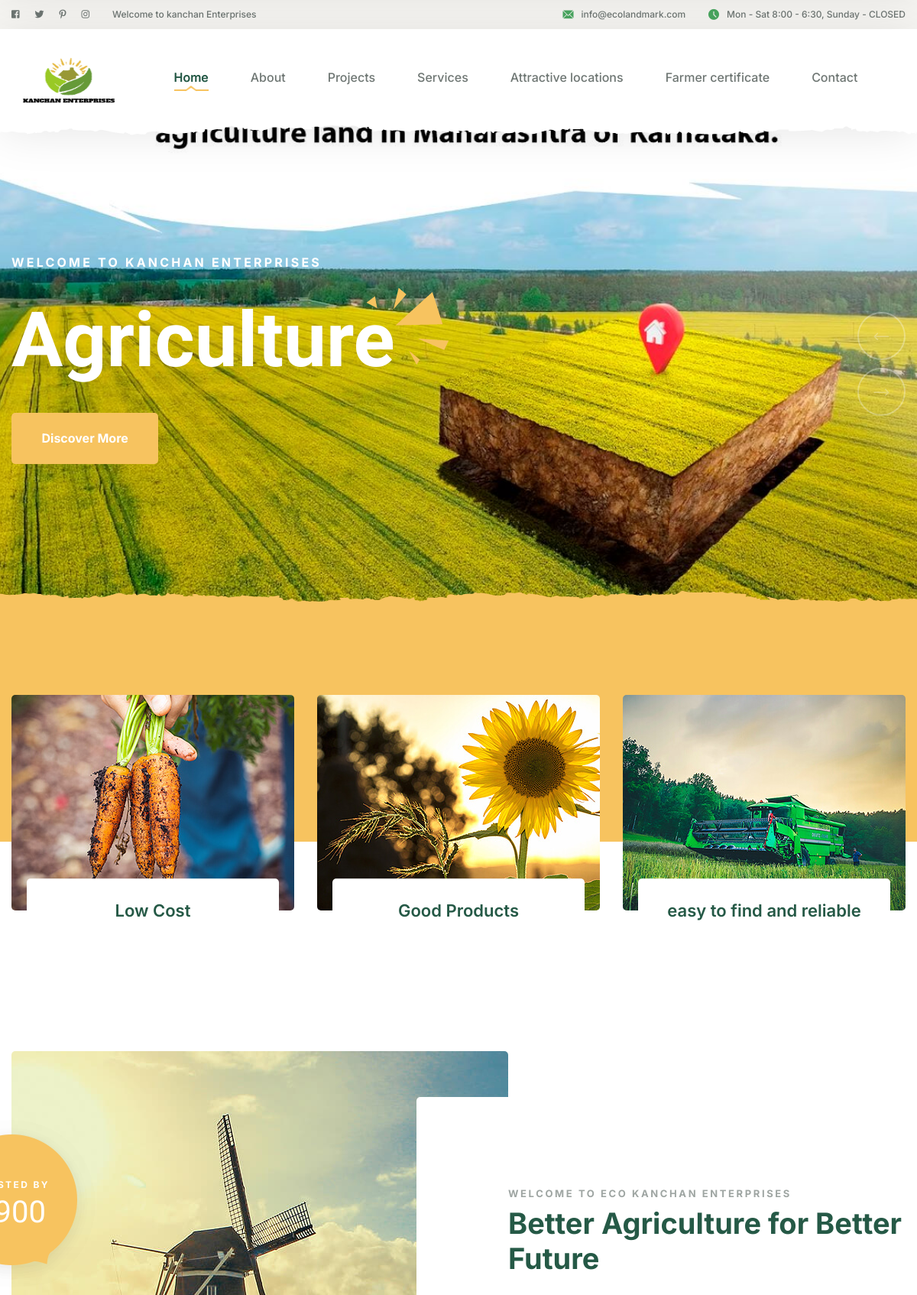
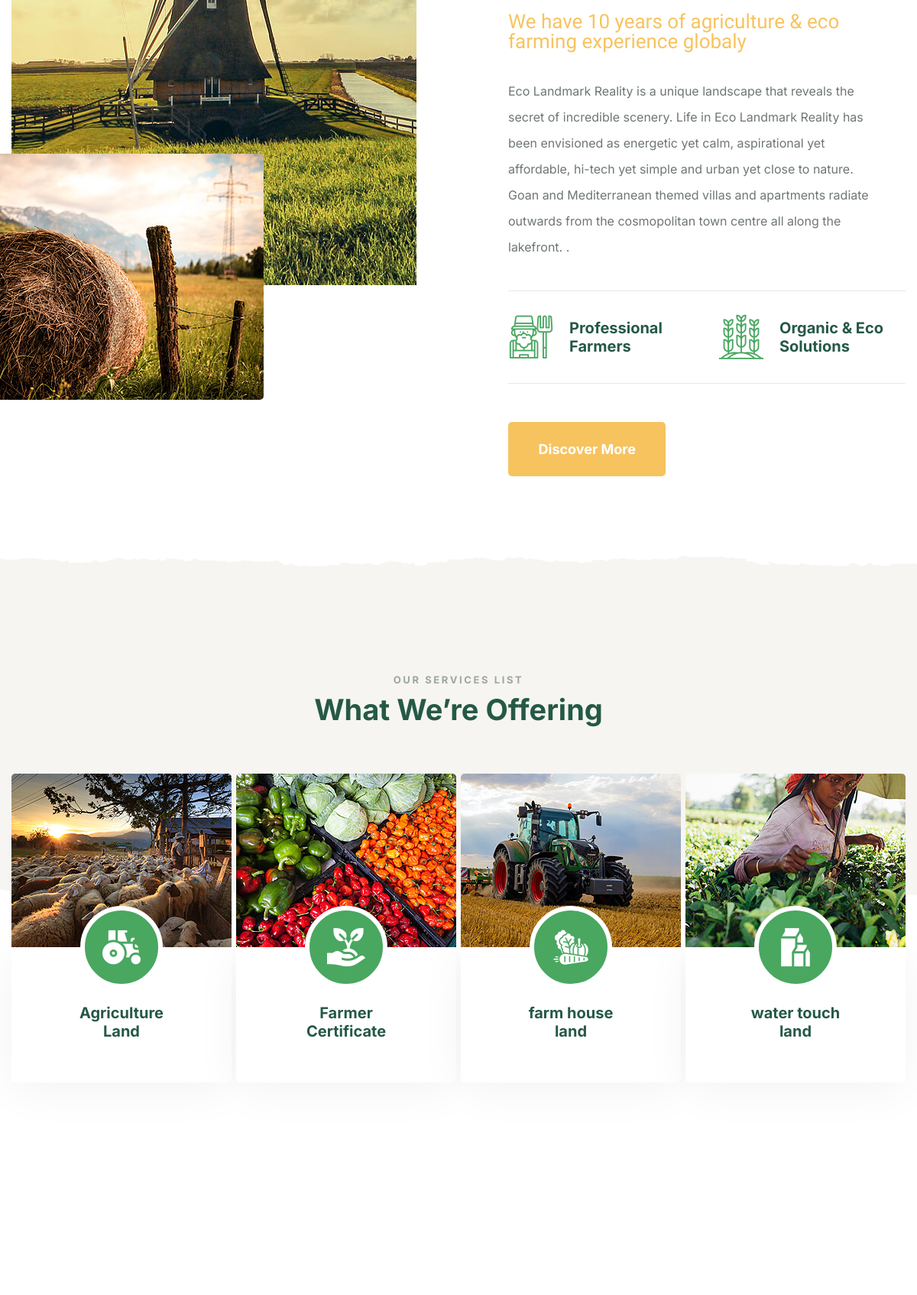
The page / (upper part) on the database its author committed (2 pictures, top to bottom).
### enterpriseapp/models.py (models this page shows)
class Home(models.Model):
	id = models.AutoField(primary_key=True)
	title = models.CharField(max_length=255,blank=True,null=True)
	logo = models.ImageField(upload_to="images", blank=True, null=True)
	about = models.TextField()
	meta_discription = models.TextField()
	copyright = HTMLField()
	def __str__(self):
		return self.title

class Slider(models.Model):
	id = models.AutoField(primary_key=True)
	smalltitle = models.CharField(max_length=255, blank=False, null=True)
	bigtitle = models.CharField(max_length=255, blank=False, null=True)
	image = models.ImageField(upload_to='images',blank=True,null=True)
	imagealt = models.CharField(max_length=255,blank=True,null=True)
	discription = models.CharField(max_length=1000, blank=False, null=True)
	link = models.CharField(max_length=254, blank=False, null=True)

class Homeserviceshow(models.Model):
	id = models.AutoField(primary_key=True)
	title = models.CharField(max_length=150, blank=False, null=False)
	image = models.ImageField(upload_to='images',blank=True,null=True)
	icon =  models.CharField(max_length=150, blank=False, null=False)
	link = 	models.CharField(max_length=150, blank=False, null=False)

### enterpriseapp/views.py (the view, shortened to what this page needs)
# urls.py: path('', views.Homepage, name='home'),
def Homepage(request):
        home = Home.objects.all()
        sliders = Slider.objects.all()
        Projects = Project_publisher.objects.all()
        services = Service_publisher.objects.all()
        homeservice = Homeserviceshow.objects.all()[:4]
        context = {'home':home, 'sliders':sliders, 'Projects':Projects, 'services':services, 'homeservice':homeservice}
        print(context)
        return render(request, 'frontend/index.html', context)

### enterpriseapp/context_processors.py (called while the page is built)
def header_footer_context(request):
    return {'header_footer_data': header_footer_data()}

### enterpriseapp/models.py (called while the page is built)
	def __str__(self):
		return self.title

	def __str__(self):
			return self.title

### enterpriseapp/views.py (called while the page is built)
def header_footer_data():
    post = Post.objects.select_related('category_id').select_related('author').all().order_by('created_on')[:4]
    print(post)
    home = Home.objects.first()
    service = Service_publisher.objects.all()[:8]
    return {
        'home': home,
        'service':service,
        'post':post,
    }

### templates/frontend/index.html (shortened to what this page needs)
{% extends 'base.html' %}
{%load static%}
{% block body%}
        <section class="main-slider">
            <div class="swiper-container thm-swiper__slider" data-swiper-options='{
        "slidesPerView": 1,
        "loop": true,
        "effect": "fade",
        "autoplay": {
            "delay": 5000
        },
        "navigation": {
            "nextEl": "#main-slider__swiper-button-next",
            "prevEl": "#main-slider__swiper-button-prev"
        }
    }'>
                <div class="swiper-wrapper">
                    {% for allslider in sliders%}
                    <div class="swiper-slide">
                        <div class="image-layer" style="background-image: url({{allslider.image.url}});">
                        </div>
                        <div class="container">
                            <div class="row">
                                <div class="col-xl-7 col-lg-7">
                                    <span class="tagline">{{allslider.smalltitle}}</span>
                                    <h2><span>{{allslider.bigtitle}}</span> <br>
                                    </h2>
                                    <a href="{{allslider.url}}" class=" thm-btn">Discover More</a>
                                </div>
                            </div>
                        </div>
                    </div>
{%endfor%}
                <div class="main-slider__nav">
                    <div class="swiper-button-prev" id="main-slider__swiper-button-next"><i class="agrikon-icon-left-arrow"></i>
                    </div>
                    <div class="swiper-button-next" id="main-slider__swiper-button-prev"><i class="agrikon-icon-right-arrow"></i></div>
                </div>
            </div>
        </section>
        <section class="service-one">
            <div class="container">
                <div class="row">
                    <div class="col-md-12 col-lg-4 wow fadeInUp" data-wow-duration="1500ms">
                        <div class="service-one__box">
                            <img src="{%static 'assets/images/services/service-1-1.jpg'%}" alt="">
                            <div class="service-one__box-content">
                                <h3>Low Cost</h3>
                            </div>
                        </div>
                    </div>
                    <div class="col-md-12 col-lg-4 wow fadeInUp" data-wow-duration="1500ms">
                        <div class="service-one__box">
                            <img src="{%static 'assets/images/services/service-1-2.jpg'%}" alt="">
                            <div class="service-one__box-content">
                                <h3>Good Products</h3>
                            </div>
                        </div>
                    </div>
                    <div class="col-md-12 col-lg-4 wow fadeInUp" data-wow-duration="1500ms">
                        <div class="service-one__box">
                            <img src="{%static 'assets/images/services/service-1-3.jpg'%}" alt="">
                            <div class="service-one__box-content">
                                <h3>easy to find and reliable</h3>
                            </div>
                        </div>
                    </div>
                </div>
            </div>
        </section>
        <section class="about-one">
            <div class="container">
                <div class="row">
                    <div class="col-lg-5">
                        <div class="about-one__images">
                            <img src="{%static 'assets/images/resources/about-1-1.jpg'%}" alt="">
                            <img src="{%static 'assets/images/resources/about-1-2.jpg'%}" alt="">
                            <div class="about-one__count wow fadeInLeft" data-wow-duration="1500ms">
                                <span>Trusted by</span>
                                <h4>8900</h4>
                            </div>
                        </div>
                    </div>
                    <div class="col-lg-7">
                        <div class="about-one__content">
                            <div class="block-title text-left">
                                <p>Welcome to eco kanchan enterprises</p>
                                <h3>Better Agriculture for
                                    Better Future</h3>
                            </div>
                            <div class="about-one__tagline">
                                <p>We have 10 years of agriculture & eco farming experience globaly</p>
                            </div>
                            <div class="about-one__summery">
                                <p>Eco Landmark Reality is a unique landscape that reveals the secret of incredible scenery. Life in Eco Landmark Reality has been envisioned as energetic yet calm, aspirational yet affordable, hi-tech yet simple and urban yet close to nature. Goan and Mediterranean themed villas and apartments radiate outwards from the cosmopolitan town centre all along the lakefront. .</p>
                            </div>
                            <div class="about-one__icon-row">
                                <div class="row">
                                    <div class="col-lg-6">
                                        <div class="about-one__box">
                                            <i class="agrikon-icon-farmer"></i>
                                            <h4><a href="{% url 'about'%}">Professional
                                                    Farmers</a></h4>
                                        </div>
                                    </div>
                                    <div class="col-lg-6">
                                        <div class="about-one__box">
                                            <i class="agrikon-icon-agriculture"></i>
                                            <h4><a href="{% url 'service' %}">Organic & Eco
                                                    Solutions</a></h4>
                                        </div>
                                    </div>
                                </div>
                            </div>
                            <a href="{% url 'about'%}" class="thm-btn">Discover More</a>
                        </div>
                    </div>
                </div>
            </div>
        </section>
        <section class="service-two">
            <div class="service-two__bottom-curv"></div>
            <div class="container">
                <div class="block-title text-center">
                    <p>Our Services list</p>
                    <h3>What We’re Offering</h3>
                </div>
                <div class="row">
                    {% for allhs in homeservice%}
                    <div class="col-sm-12 col-md-6 col-lg-3">
                        <div class="service-two__card">
                            <div class="service-two__card-image">
                                {%if allhs.image%}
                                <img src="{{allhs.image.url}}" alt="">
                                {% endif%}
                            </div>
                            <div class="service-two__card-content">
                                <div class="service-two__card-icon">
                                    <i class="{{allhs.icon}}"></i>
                                </div>
                                <h3><a href="{{allhs.link}}">{{allhs.title}}</a></h3>
                            </div>
                        </div>
                    </div>
                    {% endfor %}
                </div>
            </div>
        </section>
        <div class="projects-one project-one__home-one">
            <div class="container">
                <div class="block-title text-center">
                    <div class="block-title__image"></div>
                </div>
            </div>
        </div>
{% endblock body%}

### templates/base.html (shortened to what this page needs)
{%load static%}
<!DOCTYPE html>
<html lang="en">
<head>
    <link rel="stylesheet" href=" {% static 'assets/css/bootstrap.min.css' %}">
    <link rel="stylesheet" href=" {% static 'assets/css/fontawesome-all.min.css' %}">
    <link rel="stylesheet" href=" {% static 'assets/css/swiper.min.css' %}">
    <link rel="stylesheet" href=" {% static 'assets/css/animate.min.css' %}">
    <link rel="stylesheet" href=" {% static 'assets/css/odometer.min.css' %}">
    <link rel="stylesheet" href=" {% static 'assets/css/jarallax.css' %}">
    <link rel="stylesheet" href=" {% static 'assets/css/magnific-popup.css' %}">
    <link rel="stylesheet" href=" {% static 'assets/css/bootstrap-select.min.css' %}">
    <link rel="stylesheet" href=" {% static 'assets/css/agrikon-icons.css' %}">
    <link rel="stylesheet" href=" {% static 'assets/css/nouislider.min.css' %}">
    <link rel="stylesheet" href=" {% static 'assets/css/nouislider.pips.css' %}">
    <link rel="stylesheet" href=" {% static 'assets/css/main.css' %}">
</head>
<body>
    <div class="page-wrapper">
        <header class="main-header">
            <div class="topbar">
                <div class="container">
                    <div class="topbar__left">
                        <div class="topbar__social">
                            <a href="#" class="fab fa-facebook-square"></a>
                            <a href="#" class="fab fa-twitter"></a>
                            <a href="#" class="fab fa-pinterest-p"></a>
                            <a href="#" class="fab fa-instagram"></a>
                        </div>
                        <p>Welcome to kanchan Enterprises</p>
                    </div>
                    <div class="topbar__right">
                        <a href="#"><i class="agrikon-icon-email"></i>info@ecolandmark.com</a>
                        <a href="#"><i class="agrikon-icon-clock"></i>Mon - Sat 8:00 - 6:30, Sunday - CLOSED</a>
                    </div>
                </div>
            </div>
            <nav class="main-menu">
                <div class="container">
                    <div class="logo-box">
                       <a href="/" aria-label="logo image"><img src="{{header_footer_data.home.logo.url}}" height="87px" width="150px" alt=""></a>
                    </div>
                    <ul class="main-menu__list">
                        <li class="dropdown">
                            <a href="{% url 'home' %}">Home</a>
                        </li>
                        <li>
                            <a href="{% url 'about' %}">About</a>
                        </li>
                        <li class="dropdown">
                            <a href="{% url 'projects' %}">Projects</a>
                        </li>
                        <li class="dropdown">
                            <a href="{% url 'service' %}">Services</a>
                        </li>
                        <li class="dropdown">
                            <a href="{% url 'attractive-location' %}">Attractive locations</a>
                        </li>
                        <li class="dropdown">
                            <a href="{% url 'farmer-certificate-details' %}">Farmer certificate</a>
                        </li>
                        <li>
                            <a href="{% url 'contact' %}">Contact</a>
                        </li>
                    </ul>
                </div>
            </nav>
        </header>
{%block body%}
{% endblock body %}
</div>
</body>
</html>

### rows shown on the page
Home: home.logo (picture)
Slider: image (picture), smalltitle "WELCOME TO KANCHAN ENTERPRISES", bigtitle "Agriculture"
Homeserviceshow: image (picture), title "Agriculture Land"
Homeserviceshow: image (picture), title "Farmer Certificate"
Homeserviceshow: image (picture), title "farm house land"
Homeserviceshow: image (picture), title "water touch land"
